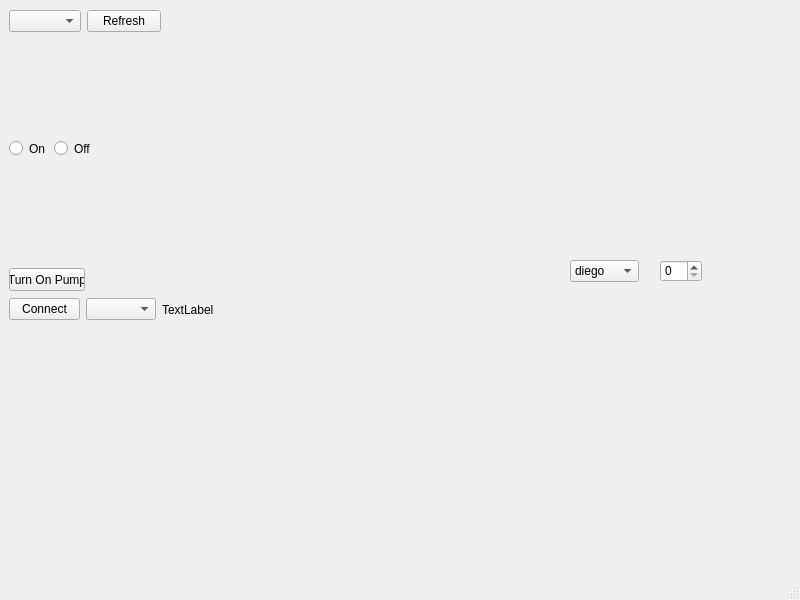
<?xml version="1.0" encoding="UTF-8"?>
<ui version="4.0">
 <class>MainWindow</class>
 <widget class="QMainWindow" name="MainWindow">
  <property name="geometry">
   <rect>
    <x>0</x>
    <y>0</y>
    <width>800</width>
    <height>600</height>
   </rect>
  </property>
  <property name="windowTitle">
   <string>MainWindow</string>
  </property>
  <property name="toolTip">
   <string>hello world</string>
  </property>
  <widget class="QWidget" name="centralwidget">
   <widget class="QWidget" name="horizontalLayoutWidget">
    <property name="geometry">
     <rect>
      <x>9</x>
      <y>9</y>
      <width>152</width>
      <height>25</height>
     </rect>
    </property>
    <layout class="QHBoxLayout" name="horizontalLayout">
     <item>
      <widget class="QComboBox" name="comboBox"/>
     </item>
     <item>
      <widget class="QPushButton" name="pushButton">
       <property name="text">
        <string>Refresh</string>
       </property>
      </widget>
     </item>
    </layout>
   </widget>
   <widget class="QWidget" name="horizontalLayoutWidget_2">
    <property name="geometry">
     <rect>
      <x>9</x>
      <y>139</y>
      <width>84</width>
      <height>19</height>
     </rect>
    </property>
    <layout class="QHBoxLayout" name="horizontalLayout_2">
     <item>
      <widget class="QRadioButton" name="radioButton_2">
       <property name="text">
        <string>On</string>
       </property>
      </widget>
     </item>
     <item>
      <widget class="QRadioButton" name="radioButton">
       <property name="text">
        <string>Off</string>
       </property>
      </widget>
     </item>
    </layout>
   </widget>
   <widget class="QPushButton" name="turn_on_button">
    <property name="geometry">
     <rect>
      <x>9</x>
      <y>268</y>
      <width>76</width>
      <height>23</height>
     </rect>
    </property>
    <property name="text">
     <string>Turn On Pump</string>
    </property>
   </widget>
   <widget class="QWidget" name="horizontalLayoutWidget_3">
    <property name="geometry">
     <rect>
      <x>9</x>
      <y>297</y>
      <width>205</width>
      <height>25</height>
     </rect>
    </property>
    <layout class="QHBoxLayout" name="horizontalLayout_3">
     <item>
      <widget class="QPushButton" name="connect_button">
       <property name="text">
        <string>Connect</string>
       </property>
      </widget>
     </item>
     <item>
      <widget class="QComboBox" name="comboBox_2"/>
     </item>
     <item>
      <widget class="QLabel" name="label">
       <property name="text">
        <string>TextLabel</string>
       </property>
      </widget>
     </item>
    </layout>
   </widget>
   <widget class="PlotWidget" name="widget" native="true">
    <property name="geometry">
     <rect>
      <x>9</x>
      <y>379</y>
      <width>391</width>
      <height>171</height>
     </rect>
    </property>
   </widget>
   <widget class="QComboBox" name="comboBox_3">
    <property name="geometry">
     <rect>
      <x>570</x>
      <y>260</y>
      <width>69</width>
      <height>22</height>
     </rect>
    </property>
    <property name="toolTip">
     <string>hello world</string>
    </property>
    <item>
     <property name="text">
      <string>diego</string>
     </property>
    </item>
    <item>
     <property name="text">
      <string>hugo</string>
     </property>
    </item>
    <item>
     <property name="text">
      <string>vixo</string>
     </property>
    </item>
    <item>
     <property name="text">
      <string>New Item</string>
     </property>
    </item>
   </widget>
   <widget class="QSpinBox" name="spinBox">
    <property name="geometry">
     <rect>
      <x>660</x>
      <y>260</y>
      <width>42</width>
      <height>22</height>
     </rect>
    </property>
   </widget>
  </widget>
  <widget class="QMenuBar" name="menubar">
   <property name="geometry">
    <rect>
     <x>0</x>
     <y>0</y>
     <width>800</width>
     <height>21</height>
    </rect>
   </property>
  </widget>
  <widget class="QStatusBar" name="statusbar"/>
 </widget>
 <customwidgets>
  <customwidget>
   <class>PlotWidget</class>
   <extends>QWidget</extends>
   <header>pyqtgraph</header>
   <container>1</container>
  </customwidget>
 </customwidgets>
 <resources/>
 <connections/>
</ui>
